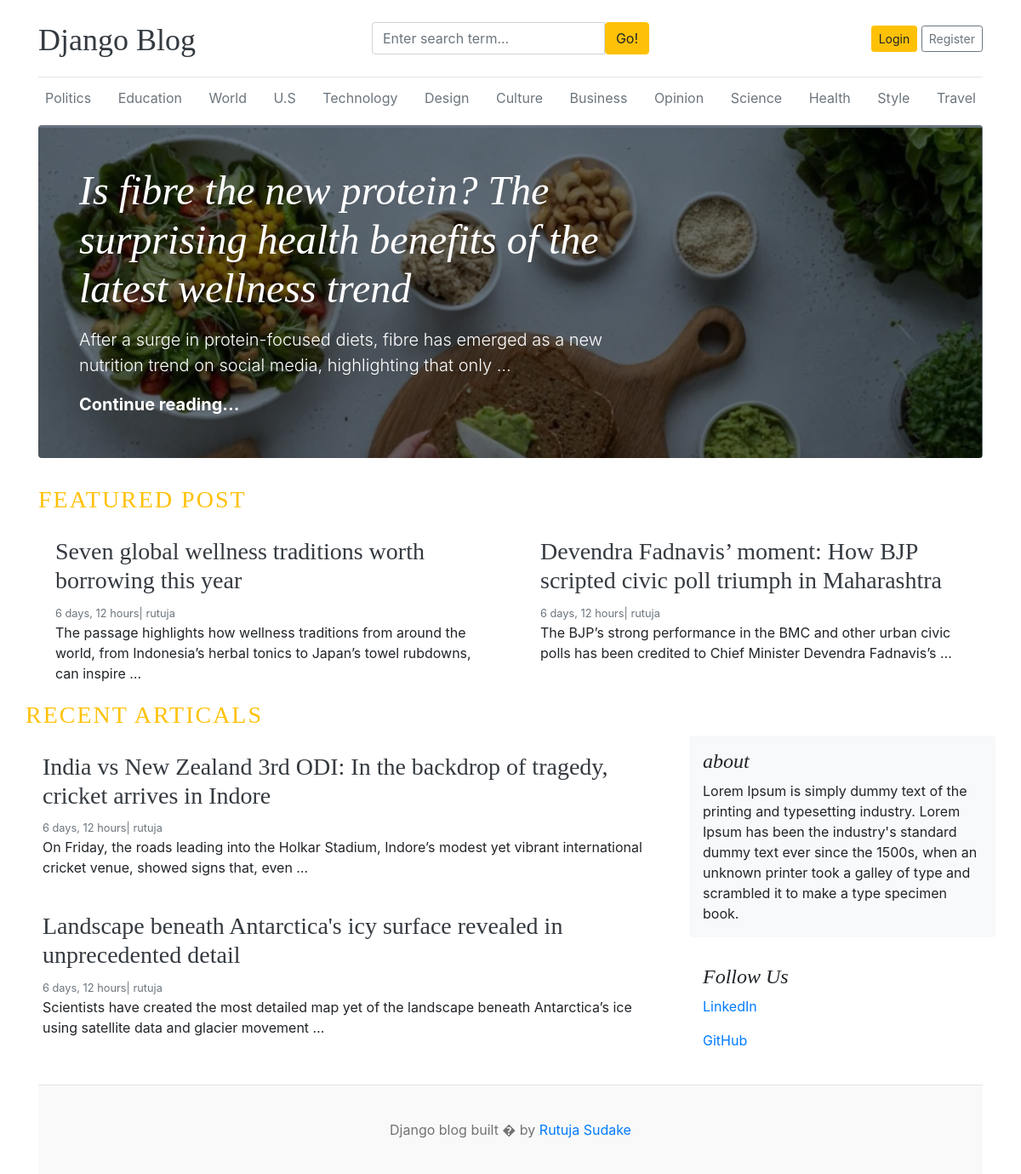
The page / on the database its author committed.
### blogs/models.py (models this page shows, shortened)
class Category(models.Model):
    category_name = models.CharField(max_length=100,unique=True)
    created_at = models.DateTimeField(auto_now_add=True)
    updated_at = models.DateTimeField(auto_now=True)
    class Meta:
        verbose_name_plural = 'categories'

class Blog(models.Model):
    title = models.CharField(max_length=100)
    slug = models.SlugField(max_length=100,unique=True,blank=True)
    category = models.ForeignKey(Category,on_delete=models.CASCADE)
    author = models.ForeignKey(User,on_delete=models.CASCADE)
    featured_image = models.ImageField(upload_to='uploads/%Y/%M/%d')
    short_description = models.TextField(max_length=500)
    blog_body = models.TextField(max_length=2000)
    status = models.CharField(max_length=20,choices=STATUS_CHOICES,default="Draft")
    is_featured = models.BooleanField(default=False)
    created_at = models.DateTimeField(auto_now_add=True)
    updated_at = models.DateTimeField(auto_now=True)

### about/models.py (models this page shows, shortened)
class About(models.Model):
    about_title = models.TextField(max_length=50)
    about_description = models.TextField(max_length=250)
    class Meta:
        verbose_name_plural = 'about'

class SocailLinks(models.Model):
    platfrom = models.CharField(max_length=25)
    link = models.URLField(max_length=50)
    created_at = models.DateTimeField(auto_now_add=True)
    updated_at = models.DateTimeField(auto_now=True)

### blog_main/views.py (the view)
# urls.py: 2. Add a URL to urlpatterns:  path('', views.home, name='home')
def home(request):
    featured_post = Blog.objects.filter(is_featured=True).order_by('-created_at')
    posts = Blog.objects.filter(is_featured=False,status='Published')
    try:
        about = get_object_or_404(About)
    except:
        about=None
    context ={
        'featured_post':featured_post,
        'posts' : posts,
        'about':about,
    }
    return render(request,'home.html',context)

### blogs/context_processors.py (called while the page is built)
def get_categories(request):
    categories=Category.objects.all()
    return dict(categories=categories)

def get_links(request):
    social_links = SocailLinks.objects.all()
    return dict(social_links=social_links)

### template/home.html
{%extends 'base.html' %}
{% block content %}
    {% for i in featured_post %}
    {% if forloop.first %}
<div class="jumbotron p-3 p-md-5 text-white rounded bg-dark" style="background-image: url({{i.featured_image.url}});background-blend-mode: overlay;background-size:cover;">
      <div class="col-md-8 px-0">
      <h1 class="display-4 font-italic">{{ i.title }}</h1>
      <p class="lead my-3">{{i.short_description | truncatewords:20}}</p>
      <p class="lead mb-0"><a href=" {% url 'blogs' i.slug %}" class="text-white font-weight-bold">Continue reading...</a></p>
    </div>
  </div>
    {% endif %}
    {% endfor %}
  <h3 class="text-uppercase text-warning"  style="letter-spacing: 2px;"> Featured Post</h3>
  <div class="row mb-2">
    {% for i in featured_post %}
    {% if not forloop.first %}
    <div class="col-md-6">
      <div class="card border-0" >
        <div class="card-body">
          <h3> <a href=" {% url 'blogs' i.slug %}" class="text-dark">{{i.title}}</a></h3>
          <small class="mb-1 text-muted">{{i.created_at | timesince}}| {{i.author}}</small>
          <p class="card-text">{{i.short_description | truncatewords:20}}</p>
        </div>
      </div>
    </div>
    {% endif %}
    {% endfor %}
  <h3 class="text-uppercase text-warning"  style="letter-spacing: 2px;">  Recent Articals</h3>
  <main role="main" class="container p-0">
    <div class="row">
      <div class="col-md-8 blog-main">
        {% for i in posts %}
        <div class="card border-0" >
        <div class="card-body">
          <h3><a href=" {% url 'blogs' i.slug %}" class="text-dark">{{i.title}}</a></h3>
          <small class="mb-1 text-muted">{{i.created_at | timesince}}| {{i.author}}</small>
          <p class="card-text">{{i.short_description | truncatewords:20}}</p>
        </div>
      </div>
      {% endfor %}
      </div>
      <aside class="col-md-4 blog-sidebar">
        <div class="p-3 mb-3 bg-light rounded">
          <h4 class="font-italic">{{about.about_title}}</h4>
          <p class="mb-0">{{about.about_description}}</p>
        </div>
         {% if social_links %}
        <div class="p-3">
          <h4 class="font-italic">Follow Us</h4>
          {% for i in social_links %}
          <ol class="list-unstyled">
            <li><a href="{{i.link}}" target="_blank">{{i.platfrom}}</a></li>
          </ol>
          {% endfor %}
        </div>
        {% endif %}
      </aside>
    </div>
  </main>
</div>
{% endblock %}

### template/base.html (shortened to what this page needs)
{% load static %}
<!DOCTYPE html>
<html lang="en">
<head>
    <link href="https://getbootstrap.com/docs/4.0/dist/css/bootstrap.min.css" rel="stylesheet">
    <link href='{%static "css/blog.css" %}' rel="stylesheet">
    <link rel="stylesheet" href="https://cdnjs.cloudflare.com/ajax/libs/font-awesome/5.15.2/css/all.min.css" />
  </head>
<body>
    <div class="container">
      <header class="blog-header py-3">
        <div class="row flex-nowrap justify-content-between align-items-center">
          <div class="col-4 pt-1">
            <a class="blog-header-logo text-dark" href="/">Django Blog</a>
          </div>
          <div class="clo-4">
            <form action="{% url 'search' %}" method="GET">
              <div class="input-group">
                <input class="form-control" type="text" name="keyword" value="{{keyword}}" placeholder="Enter search term..." aria-label="Enter search term..." aria-describedby="button-search" />
                <button type='submit' class="btn btn-warning" id="button-search" type="button">Go!</button>
              </div>
            </form>
          </div>
          <div class="col-4 d-flex justify-content-end align-items-center">
            {% if not user.is_authenticated %}
            <a class="btn btn-sm btn-warning" href="{% url 'login' %}">Login</a> &nbsp;
            <a class="btn btn-sm btn-outline-secondary" href="{% url 'register' %}">Register</a>
            {% else %}
            <span><a href="{% url 'dashboard' %}">Dashboard</a></span>
            &emsp;
            <span><a href="{% url 'logout' %}">Logout</a></span>
            {% endif %}
          </div>
        </div>
      </header>
      <div class="nav-scroller py-1 mb-2">
        <nav class="nav d-flex justify-content-between">
          {% for i in categories %}
          <a class="p-2 text-muted" href="{% url 'post_by_category' i.id %}">{{ i.category_name }}</a>
          {% endfor %}
        </nav>
      </div>
{% block content %}
{% endblock %}
<footer class="blog-footer">
  <p>Django blog built � by <a href="#">Rutuja Sudake</a></p>
</footer>
</body>
</html>

### blog_main/static/css/blog.css (style rules this page uses)
.blog-header { border-bottom: 1px solid #e5e5e5; }
.blog-header-logo { font-family: "Playfair Display", Georgia, "Times New Roman", serif; font-size: 2.25rem; }
h1, h2, h3, h4, h5, h6 { font-family: "Playfair Display", Georgia, "Times New Roman", serif; }
.display-4 { font-size: 2.5rem; }
@media (min-width: 768px) { .display-4 { font-size: 3rem; } }
.blog-footer { padding: 2.5rem 0; color: #727272; text-align: center; background-color: #f9f9f9; border-top: .05rem solid #e5e5e5; }
.blog-footer p:last-child { margin-bottom: 0; }

### rows shown on the page
Category: category_name "Politics"
Category: category_name "Education"
Category: category_name "World"
Category: category_name "U.S"
Category: category_name "Technology"
Category: category_name "Design"
Category: category_name "Culture"
Category: category_name "Business"
Category: category_name "Opinion"
Category: category_name "Science"
Category: category_name "Health"
Category: category_name "Style"
Category: category_name "Travel"
Blog: featured_image (picture), title "Is fibre the new protein? The surprising health benefits of the latest wellness trend", short_description "After a surge in protein-focused diets, fibre has emerged as a new nutrition trend on social media, highlighting that only …"
Blog: title "Seven global wellness traditions worth borrowing this year", created_at "6 days, 12 hours", author "rutuja", short_description "The passage highlights how wellness traditions from around the world, from Indonesia’s herbal tonics to Japan’s towel rubdowns, can inspire …"
Blog: title "Devendra Fadnavis’ moment: How BJP scripted civic poll triumph in Maharashtra", created_at "6 days, 12 hours", author "rutuja", short_description "The BJP’s strong performance in the BMC and other urban civic polls has been credited to Chief Minister Devendra Fadnavis’s …"
Blog: title "India vs New Zealand 3rd ODI: In the backdrop of tragedy, cricket arrives in Indore", created_at "6 days, 12 hours", author "rutuja", short_description "On Friday, the roads leading into the Holkar Stadium, Indore’s modest yet vibrant international cricket venue, showed signs that, even …"
Blog: title "Landscape beneath Antarctica's icy surface revealed in unprecedented detail", created_at "6 days, 12 hours", author "rutuja", short_description "Scientists have created the most detailed map yet of the landscape beneath Antarctica’s ice using satellite data and glacier movement …"
About: about_title "about", about_description "Lorem Ipsum is simply dummy text of the printing and typesetting industry. Lorem Ipsum has been the industry's standard dummy text ever since the 1500s, when an unknown printer took a galley of type and scrambled it to make a type specimen book."
SocailLinks: platfrom "LinkedIn"
SocailLinks: platfrom "GitHub"
